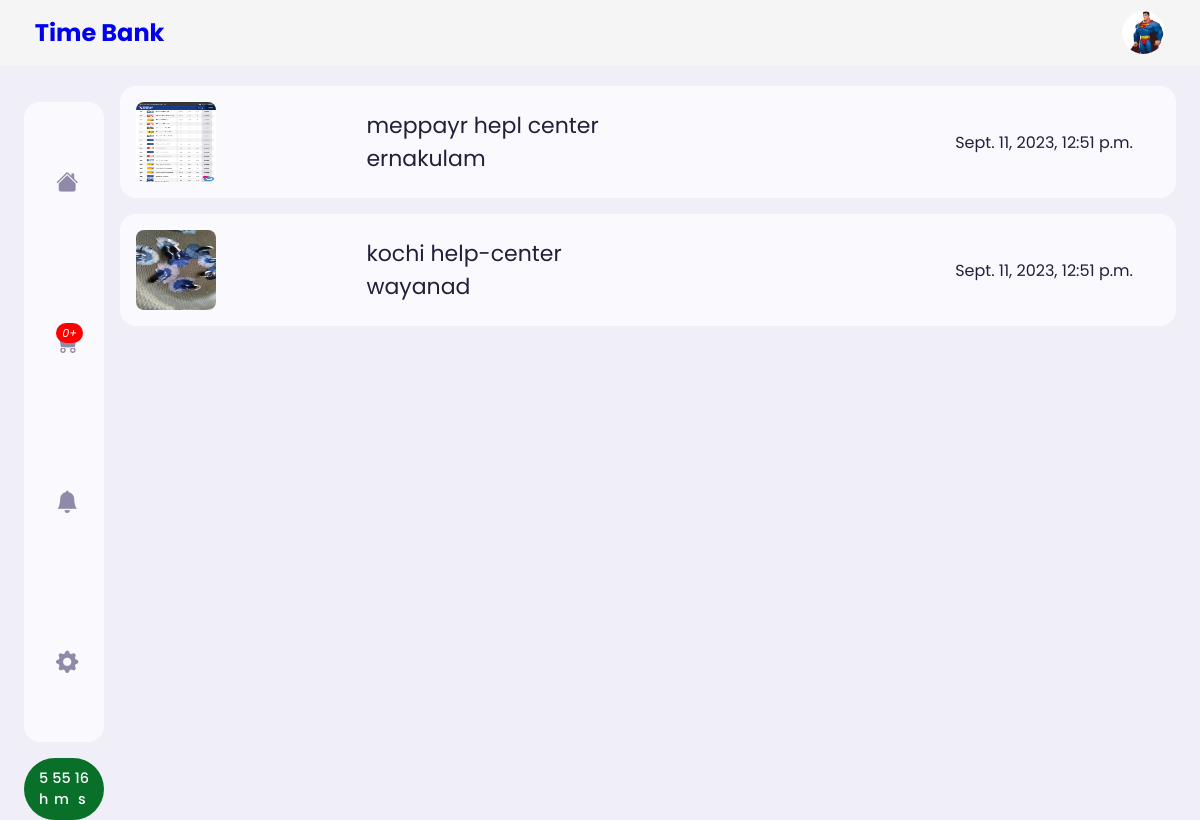
The app's page /application (signed in) with its own data.
### home/models.py (models this page shows, shortened)
class CustomUser(AbstractUser):
    image = models.ImageField(upload_to='user_images/',blank=True)
    age = models.IntegerField(blank=True, null=True)
    phone_number = models.IntegerField(blank=True, null=True)
    nation = models.CharField(max_length=20,blank=True)
    district = models.CharField(max_length=20,blank=True)
    state = models.CharField(max_length=20,blank=True)
    area = models.CharField(max_length=50,blank=True)
    rating = models.IntegerField(default=0)
    time = models.IntegerField(default=0)   # Default value set to 0
    created_at = models.DateTimeField(auto_now_add=True)
    currency = models.IntegerField(default=0)
    is_custumer=models.BooleanField(default=True)
    def __str__(self):
        return self.username

class Post(models.Model):
    name = models.CharField(max_length=50)
    img = models.ImageField(upload_to='post/')
    nation = models.ForeignKey(Nation, on_delete=models.CASCADE)
    district = models.ForeignKey(District, on_delete=models.CASCADE)
    state = models.ForeignKey(State, on_delete=models.CASCADE)
    phone = models.IntegerField()
    area=models.CharField(max_length=50)
    detail = models.CharField(max_length=100, default='Your default value')
    location = models.URLField()
    Time=models.IntegerField()
    created_at = models.DateTimeField(auto_now_add=True)
    class Meta:
       verbose_name_plural='5. Post'

class District(models.Model):
    title = models.CharField(max_length=250)
    img = models.ImageField(upload_to='district_img/')
    class Meta:
        verbose_name_plural = '4. District'
    def __str__(self):
        return self.title

class Booking(models.Model):
    user=models.OneToOneField(CustomUser, on_delete=models.CASCADE)
    post=models.ManyToManyField(Post)
    created_at = models.DateTimeField(default=timezone.now)

### home/views.py (the view)
# urls.py: path('application',UserBookings,name='application'),
@login_required
def UserBookings(request):
    user = request.user
    if user.is_authenticated:
        data = Booking.objects.filter(user=user)
    else:
        data = []
    booking_post_data = []
    for booking in data:
        posts_with_creation_time = []  # Create a list to store post data with creation time
        for post in booking.post.all():
            post_data = {
                'post': post,
                'created_at': booking.created_at,  # Access the creation time of the booking
            }
            posts_with_creation_time.append(post_data)
        booking_post_data.extend(posts_with_creation_time)  # Extend the list with post data
    return render(request, 'applications.html', {'data': booking_post_data,'user':user})

### home/templates/applications.html (shortened to what this page needs)
{% load static %}
<html lang="en">
<head>
    <link rel="stylesheet" href="{% static 'css/cart.css' %}">
    <link rel="stylesheet" href="https://cdn.jsdelivr.net/npm/bootstrap-icons@1.9.1/font/bootstrap-icons.css"
>
</head>
<body>
    <nav>
        <div class="container">
            <div class="logo">
                <a href="{% url 'home' %}">
                    <h2>Time Bank</h2>
                </a>
            </div>
            <div class="create">
                <div class="profile-photo">
                    {% if user.image %}
                    <a href="{% url 'user' %}"> <img src="{{user.image.url}}" > </a>
                {% else %}
                <a href="{% url 'user' %}"> <img src="https://media.istockphoto.com/id/950587720/vector/incognito-5.jpg?s=612x612&w=0&k=20&c=e66fJb2d-Mwp5vrR366dknZN-s7nJRjJhipcy5w9kOs=" alt=""> </a>
                {% endif %}
                </div>
            </div>
        </div>
    </nav>
    <main>
        <div class="container">
            <div class="left ">
                <div class="sidebar">
                    <a href="{% url 'home' %}" class="menu-item ">
                        <span><i class="bi bi-house-fill"></i></span><h3>home</h3>
                    </a>
                    <a href="{%url 'cart' %}" class="menu-item" id="explore">
                        <span><i class="bi bi-cart-fill"><small class="notification-count">{{ cart|length }}+</small></i></span><h3>cart</h3>
                    </a>
                  <a href="{% url 'application' %}" class="menu-item" id="notifications">
                    <span><i class="bi bi-bell-fill"></i></span><h3>applications</h3>
                </a>
                    <a href="#" class="menu-item" id="theme">
                        <span><i class="bi bi-gear-fill"></i></span><h3>theme</h3>
                    </a>
                </div>
                <label id='timer' class="btn btn-primary"  for="create-post"><p id='hours'>0</p><p id='minutes'>0</p><p id='seconds'>0</p></label>
            </div>
            <div class="middle" id="cart-box">
                 {% if data  %}
                 {%for i in data %}
                 <div class="creat-post">
                     <div class="cart-image">
                         <img src="media/{{i.post.img}}" alt="">
                     </div>
                     <div class="cart-content">
                         <p> {{i.post.name}}</p>
                         <p> {{i.post.district}}</p>
                     </div>
                     <p>{{i.created_at}}</p>
                 </div>
                 {%endfor %}
                 {% else %}
                 <div class="skeleton-card">
                    <p>you have no applications </p>
                  </div>
                 {% endif %}
            </div>
    </main>
</body>
</html>

### home/static/css/cart.css (style rules this page uses)
:root { --color-primaray:rgb(9, 112, 42); --color-dark:hsl(252,30%,17%); --color-light:hsl(252,30%,95%); --color-grey:hsl(252,15%,60%); --color-white:rgba(251, 250, 254, 0.944); --color-danger:red; --color-secondary:rgb(112, 103, 103); --border-radius:2rem; --card-border-radius:1rem; --btn-padding:0.6rem 2rem; --search-padding:0.6rem 1rem; --card-padding:1rem; --sticky-top-left:5.4rem; --sticky-top-right:-18rem; }
*,*::before,*::after { margin: 0; padding: 0; outline: 0; box-sizing: border-box; text-decoration: none; border: none; }
body { font-family: 'Poppins', sans-serif; color:var(--color-dark) ; background-color: var(--color-light); overflow-x: hidden; width: 100vw; }
.container { width:80%; margin: 0 auto; }
.profile-photo { width: 2.7rem; aspect-ratio: 1/1; border-radius:50%; overflow:hidden; background: #f0f0f0; }
img { display: block; width: 100%; }
.btn { display: inline-block; padding: var(--btn-padding); font-weight: 500; border-radius: var(--border-radius); cursor: pointer; transition: all 300ms ease; font-size: 0.9rem; }
.btn-primary { background-color: var(--color-primaray); color: white; }
nav { width: 100%; background-color: whitesmoke; padding: 0.7rem; position: fixed; top:0; z-index:10 ; }
nav .container { display:flex ; align-items: center; justify-content:space-between; }
nav .create { display:flex; align-items: center; gap: 2rem; }
main { position: relative; top: 5.4rem; }
main .container { display:grid; grid-template-columns:18vw auto; column-gap: 2rem; position: relative; }
main .container .left { height: max-content; position: sticky; top: var(--sticky-top-left); transition: 1s; }
.left .sidebar { margin-top: 1rem; background:var(--color-white); border-radius: var(--card-border-radius); min-height:65vh; display: flex; flex-direction: column; justify-content: space-around; align-items:start; }
.left .sidebar .menu-item { display: flex; align-items: center; height:4rem; translate: all 300ms ease; position: relative; width: 100%; }
.left .sidebar i { font-size: 1.4rem; color: var(--color-grey); margin-left: 2rem; position: relative; }
.left .sidebar i .notification-count { background: var(--color-danger); color:white; font-size:0.7rem; width: fit-content; padding: 0.1rem 0.4rem; border-radius:0.8rem; position:absolute ; top:-0.2rem; right: -0.3rem; }
.left .btn { margin-top: 1rem; width: 100%; text-align: center; padding: 1 rem 0; }
.middle .creat-post { position: relative; width: 100%; display: grid; grid-template-columns: 20% 55% 20% ; align-items: center; justify-content:space-between; margin: 0; background: var(--color-white); padding: 1rem var(--card-padding) ; border-radius: var(--card-border-radius); border: var(--border-radius); gap: 1.5rem; margin-bottom: 1rem; }
.cart-content { display: none; display: flex; flex-direction: column; align-items: start; justify-content: space-around; font-size: 22px; }
.cart-image img { width:5rem; aspect-ratio:1/1; border-radius:.5rem; }
#timer { display: flex; align-items: center; justify-content: center; gap: 4px; }
@media screen and (max-width:1200px) { .container { width: 96%; } }
@media screen and (max-width:1200px) { main .container { grid-template-columns: 5rem auto; gap: 1rem; } }
@media screen and (max-width:1200px) { .left { width: 5rem; z-index: 5; } }
@media screen and (max-width:1200px) { .sidebar { height: 80vh; } }
@media screen and (max-width:1200px) { .left .btn { display: none; } }

### records on screen
CustomUser: image (picture)
Post: post.img (picture), post.name "meppayr hepl center", post.district "ernakulam", created_at "Sept. 11, 2023, 12:51 p.m."
Post: post.img (picture), post.name "kochi help-center", post.district "wayanad", created_at "Sept. 11, 2023, 12:51 p.m."

### other values on screen
{{ cart|length }} "0"
